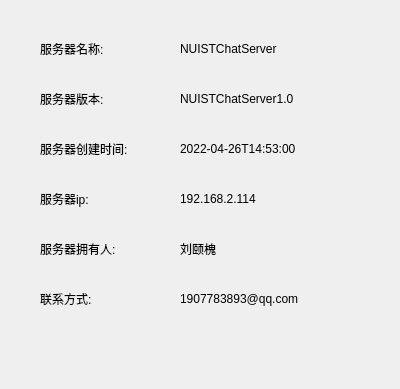
<?xml version="1.0" encoding="UTF-8"?>
<ui version="4.0">
 <class>ServerGenerInfoUI</class>
 <widget class="QWidget" name="ServerGenerInfoUI">
  <property name="geometry">
   <rect>
    <x>0</x>
    <y>0</y>
    <width>400</width>
    <height>389</height>
   </rect>
  </property>
  <property name="windowTitle">
   <string>Form</string>
  </property>
  <widget class="QLabel" name="label">
   <property name="geometry">
    <rect>
     <x>40</x>
     <y>40</y>
     <width>111</width>
     <height>17</height>
    </rect>
   </property>
   <property name="text">
    <string>服务器名称:</string>
   </property>
  </widget>
  <widget class="QLabel" name="label_2">
   <property name="geometry">
    <rect>
     <x>180</x>
     <y>40</y>
     <width>131</width>
     <height>17</height>
    </rect>
   </property>
   <property name="text">
    <string>NUISTChatServer</string>
   </property>
  </widget>
  <widget class="QLabel" name="label_3">
   <property name="geometry">
    <rect>
     <x>40</x>
     <y>140</y>
     <width>121</width>
     <height>17</height>
    </rect>
   </property>
   <property name="text">
    <string>服务器创建时间:</string>
   </property>
  </widget>
  <widget class="QLabel" name="label_4">
   <property name="geometry">
    <rect>
     <x>180</x>
     <y>140</y>
     <width>191</width>
     <height>17</height>
    </rect>
   </property>
   <property name="text">
    <string>2022-04-26T14:53:00</string>
   </property>
  </widget>
  <widget class="QLabel" name="label_5">
   <property name="geometry">
    <rect>
     <x>40</x>
     <y>190</y>
     <width>67</width>
     <height>17</height>
    </rect>
   </property>
   <property name="text">
    <string>服务器ip:</string>
   </property>
  </widget>
  <widget class="QLabel" name="label_6">
   <property name="geometry">
    <rect>
     <x>180</x>
     <y>190</y>
     <width>191</width>
     <height>17</height>
    </rect>
   </property>
   <property name="text">
    <string>192.168.2.114</string>
   </property>
  </widget>
  <widget class="QLabel" name="label_7">
   <property name="geometry">
    <rect>
     <x>40</x>
     <y>90</y>
     <width>101</width>
     <height>17</height>
    </rect>
   </property>
   <property name="text">
    <string>服务器版本:</string>
   </property>
  </widget>
  <widget class="QLabel" name="label_8">
   <property name="geometry">
    <rect>
     <x>180</x>
     <y>90</y>
     <width>151</width>
     <height>17</height>
    </rect>
   </property>
   <property name="text">
    <string>NUISTChatServer1.0</string>
   </property>
  </widget>
  <widget class="QLabel" name="label_9">
   <property name="geometry">
    <rect>
     <x>40</x>
     <y>240</y>
     <width>111</width>
     <height>17</height>
    </rect>
   </property>
   <property name="text">
    <string>服务器拥有人:</string>
   </property>
  </widget>
  <widget class="QLabel" name="label_10">
   <property name="geometry">
    <rect>
     <x>180</x>
     <y>240</y>
     <width>67</width>
     <height>17</height>
    </rect>
   </property>
   <property name="text">
    <string>刘颐槐</string>
   </property>
  </widget>
  <widget class="QLabel" name="label_11">
   <property name="geometry">
    <rect>
     <x>40</x>
     <y>290</y>
     <width>67</width>
     <height>17</height>
    </rect>
   </property>
   <property name="text">
    <string>联系方式:</string>
   </property>
  </widget>
  <widget class="QLabel" name="label_12">
   <property name="geometry">
    <rect>
     <x>180</x>
     <y>290</y>
     <width>171</width>
     <height>17</height>
    </rect>
   </property>
   <property name="text">
    <string>1907783893@qq.com</string>
   </property>
  </widget>
 </widget>
 <resources/>
 <connections/>
</ui>
